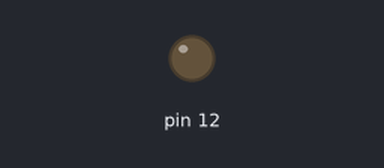
A sketch run on a simulated Arduino Mega 2560, built with avr-gcc and run on an emulated ATmega2560. Shown: output pins drawn as LEDs (lit = HIGH). The modem accepts every AT command (registered, SIM ready, sends succeed) and sends nothing else; what the sketch prints to the serial monitor is not drawn. At 61.3 s the program stops and its outputs stay as they are.

Above: at 0.1 s.
At 4.3 s:
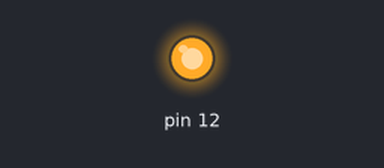
Timing chart, 0 to 6.7 s (numbered marks = the images above):
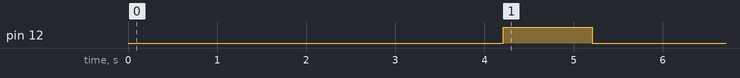

Measured:
- by itself, pin 12: LOW → HIGH at 4.2 s, → LOW 1.0 s later

The sketch:

sketch_mar03b.ino
```cpp
// (licence header left out)
#include <DFRobot_SIM7000.h>

#define PIN_TX     7
#define PIN_RX     8

//Login website (https://www.tlink.io/) to register an account ,fill the following information based on your account
#define deviceNo  "DEVICE NO" //Device serial number
#define sensorsId "SENSOR ID" //sensor ID
#define value     "VALUE"

//This URL is use for post data to tlink
#define POSTURL   "172.205.129.224"
//This URL is use for get data from tlink, please change the SENSORID to your sensorsId
#define GETURL    "172.205.129.224"

SoftwareSerial     mySerial(PIN_RX,PIN_TX);
DFRobot_SIM7000         sim7000(&mySerial);


void setup(){
  int signalStrength;
  Serial.begin(9600);
  mySerial.begin(19200);
  Serial.println("Turn ON SIM7000......");
  if(sim7000.turnON()){                                    //Turn ON SIM7000
    Serial.println("Turn ON !");
  }

  Serial.println("Set baud rate......");
  while(1){
    if(sim7000.setBaudRate(19200)){                      //Set SIM7000 baud rate from 115200 to 19200, reduce the baud rate to avoid distortion
      Serial.println("Set baud rate:19200");
      break;
    }else{
      Serial.println("Failed to set baud rate");
      delay(1100);
    }
  }

  Serial.println("Check SIM card......");
  if(sim7000.checkSIMStatus()){                            //Check SIM card
    Serial.println("SIM card READY");
  }else{
    Serial.println("SIM card ERROR, Check if you have insert SIM card and restart SIM7000");
    while(1);
  }

  Serial.println("Set net mode......");
  while(1){
    if(sim7000.setNetMode(sim7000.eGPRS)){                        //Set net mod GPRS
      Serial.println("Set GPRS mode");
      break;
    }else{
      Serial.println("Fail to set mode");
      delay(1000);
    }
  }

  Serial.println("Get signal quality......");
  delay(1500);
  signalStrength=sim7000.checkSignalQuality();             //Check signal quality from (0-30)
  Serial.print("signalStrength =");
  Serial.println(signalStrength);
  delay(500);

  Serial.println("Attaching service......");
  while(1){
    if(sim7000.attacthService()){                        //Open the connection
      Serial.println("Attach service");
      break;
    }else{
      Serial.println("Fail to Attach service");
      delay(1100);
    }
  }
/*
  Serial.println("Init http......");
  while(1){
    if(sim7000.httpInit(sim7000.eGPRS)){                          //Init http service
      Serial.println("HTTP init !");
      break;
    }else{
      Serial.println("Fail to init http");
    }
  }
*/

  // MICHAŁOWY POST
  // Serial.print("POST to ");
  // Serial.println(POSTURL);
  // String httpbuff;
  // httpbuff += "{\"deviceNo\":\"";                          //{
  // httpbuff += deviceNo;                                    //   "deviceNo" : "DEVICE NO",
  // httpbuff += "\",\"sensorDatas\":[{\"sensorsId\":";       //      "sensorDatas":[{
  // httpbuff += sensorsId;                                   //          "sensorsId" :  SENSOR ID,
  // httpbuff += ",\"value\":\"";                             //          "value"     : "  VALUE  "
  // httpbuff += value;                                       //       }]
  // httpbuff += "\"}]}";                                     //}
  // while(1){
  //   if(sim7000.httpPost(POSTURL,httpbuff)){              //HTTP POST
  //     Serial.println("Post successed");
  //     break;
  //   }else{
  //     Serial.println("Fail to post");
  //   }
  // }

  Serial.print("GET from ");
  Serial.println(GETURL);
  sim7000.httpGet(GETURL);                                 //HTTP GET
  Serial.println("Disconnect");
  sim7000.httpDisconnect();                                //Disconnect
  Serial.println("Close net work");
  sim7000.closeNetwork();                                  //Close network
  Serial.println("Turn off SIM7000");
  sim7000.turnOFF();                                       //Turn OFF SIM7000
}

void loop() {
  delay(1100);
}
```
